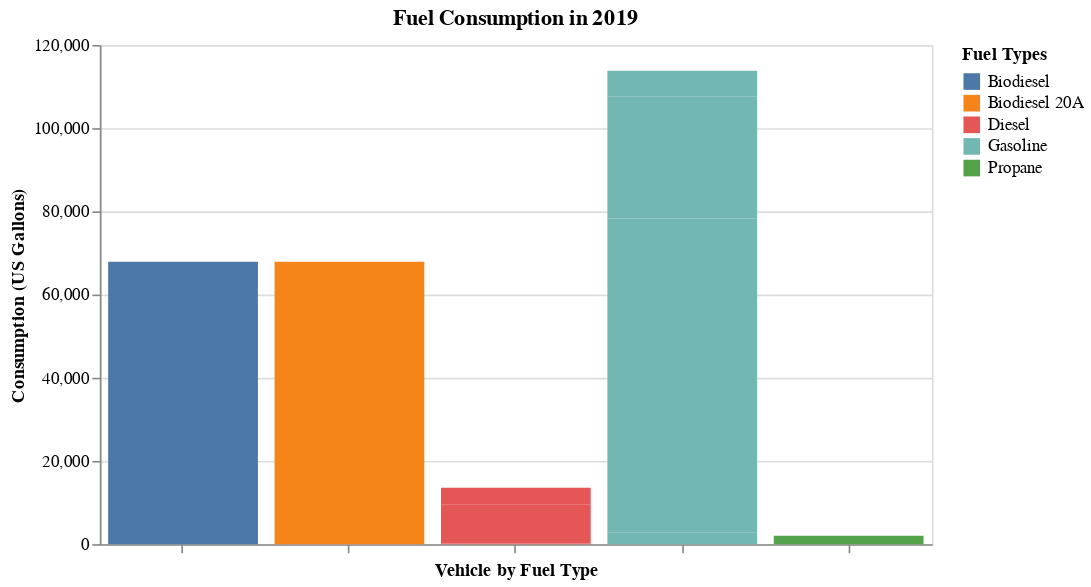

Source (notebook cell):
### Code cell
alt.Chart(final, title="Fuel Consumption in 2019").mark_bar().encode(
    x=alt.X('Type:N', axis=alt.Axis(labels=False, title='Vehicle by Fuel Type')),
    y=alt.Y('Amount:Q', axis=alt.Axis(title='Consumption (US Gallons)')),
    color=alt.Color('Type', legend=alt.Legend(title="Fuel Types"))
).properties(width=500)
